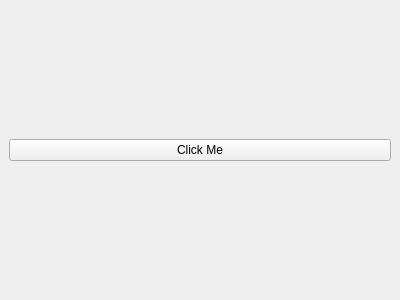
<?xml version="1.0" encoding="UTF-8"?>
<ui version="4.0">
 <class>MainWindow</class>
 <widget class="QMainWindow" name="MainWindow">
  <property name="geometry">
   <rect>
    <x>0</x>
    <y>0</y>
    <width>400</width>
    <height>300</height>
   </rect>
  </property>
  <property name="windowTitle">
   <string>PySide6 Example</string>
  </property>
  <widget class="QWidget" name="centralwidget">
   <layout class="QVBoxLayout" name="verticalLayout">
    <item>
     <widget class="QPushButton" name="pushButton">
      <property name="text">
       <string>Click Me</string>
      </property>
     </widget>
    </item>
   </layout>
  </widget>
 </widget>
 <resources/>
 <connections/>
</ui>
